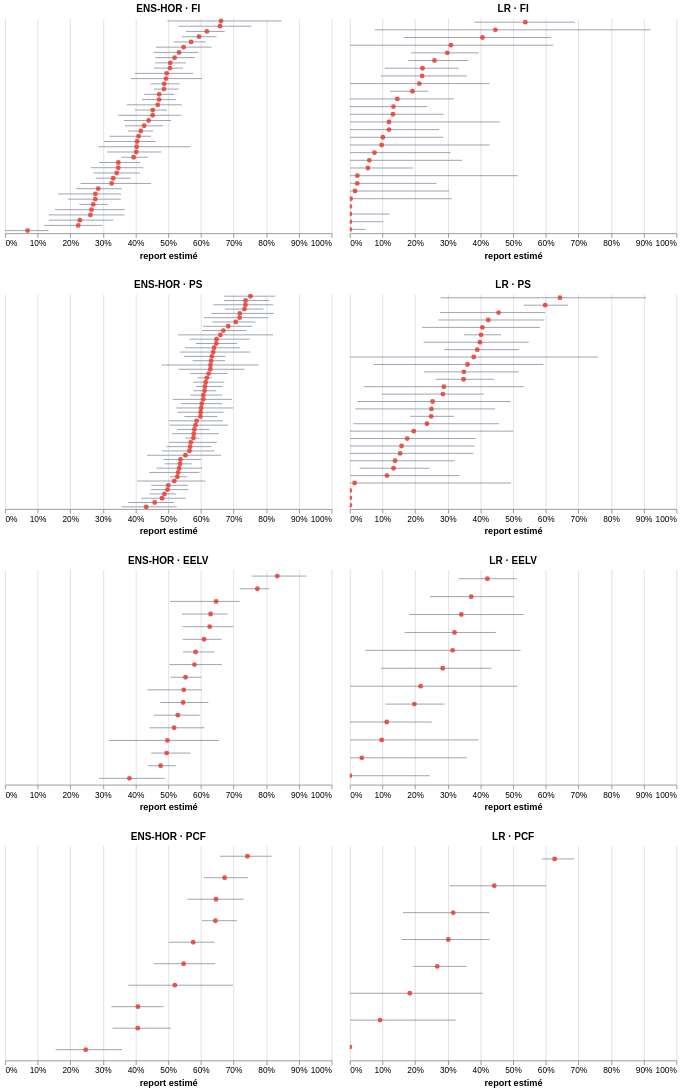

Notebook cell for this chart:
### Markdown cell above
Les deux candidats NFP dissidents opposés au RN (Henrik Davi et François Ruffin) obtiennent des reports Ensemble dans la moyenne des candidats NFP.

### Reports vers le candidat NFP selon sa sensibilité (FI / PS / EELV / PCF)

### Code cell
sensibilites = pl.read_csv(SENSIBILITES)  # sensibilité du candidat NFP par circo
nfp_en_duel_rn = df.filter(
    (pl.col("configuration") == "NFP / RN")
    & (pl.col("destination") == "NFP")
    & pl.col("source").is_in(["ENS-HOR", "LR"])
).join(sensibilites, left_on="circonscription", right_on="circo", how="inner")
par_sensibilite = nfp_en_duel_rn.with_columns(
    paire=pl.format("{} · {}", pl.col("source"), pl.col("sensibilite"))
)
ordre = [f"{de} · {s}" for s in ["FI", "PS", "EELV", "PCF"] for de in ["ENS-HOR", "LR"]]
panneaux(par_sensibilite, cand, ordre, cell_h=258, couleur="NFP")
